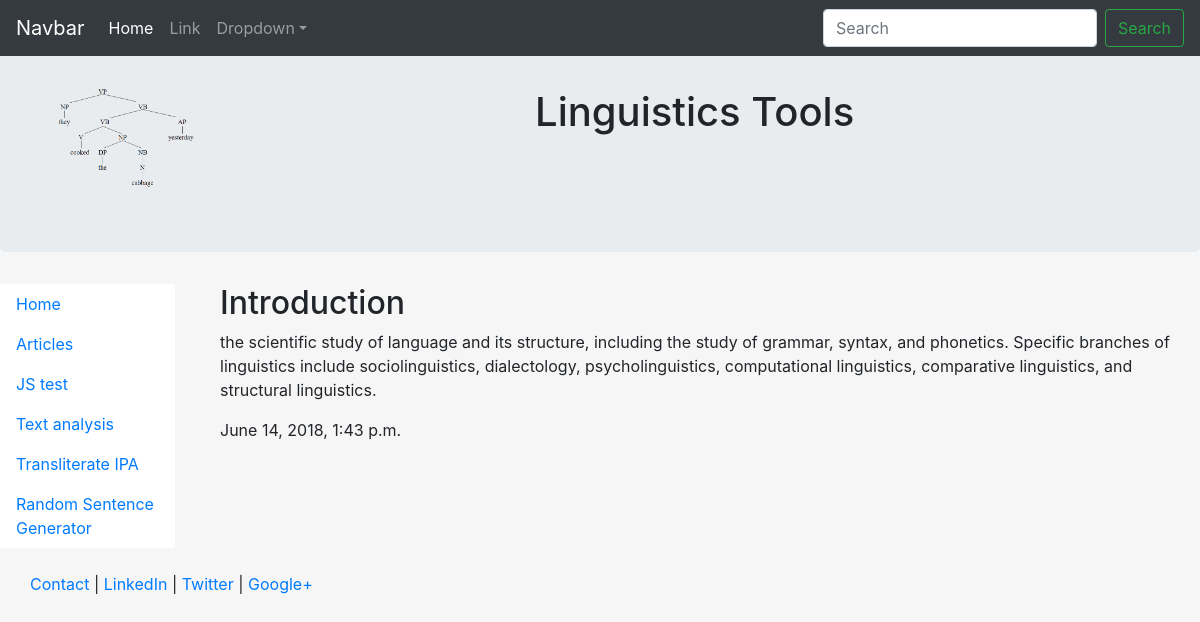
/articles/intro/, run on the app's committed database.
### articles/models.py (models this page shows, shortened)
class Article(models.Model):
    title = models.CharField(max_length = 100)
    slug = models.SlugField()
    body = models.TextField()
    date = models.DateTimeField(auto_now_add=True)

### articles/views.py (the view)
# urls.py: re_path(r'^(?P<slug>[\w-]+)/$', views.article_detail, name="detail")
def article_detail(request, slug):
    article = Article.objects.get(slug = slug)
    return render(request, 'articles/article_detail.html', {'article': article})

### articles/templates/articles/article_detail.html
{% extends 'base_layout.html' %}
{% block content %}
<div class = "article_detail">
  <div class = "article">
    <h2> {{article.title}} </h2>
    <p> {{article.body}} </p>
    <p> {{article.date}} </p>
  </div>
</div>
{% endblock %}

### templates/base_layout.html (style rules this page uses)
html, body { height:100% }

### data on the page
Article: title "Introduction", body "the scientific study of language and its structure, including the study of grammar, syntax, and phonetics. Specific branches of linguistics include sociolinguistics, dialectology, psycholinguistics, computational linguistics, comparative linguistics, and structural linguistics.", date "June 14, 2018, 1:43 p.m."
